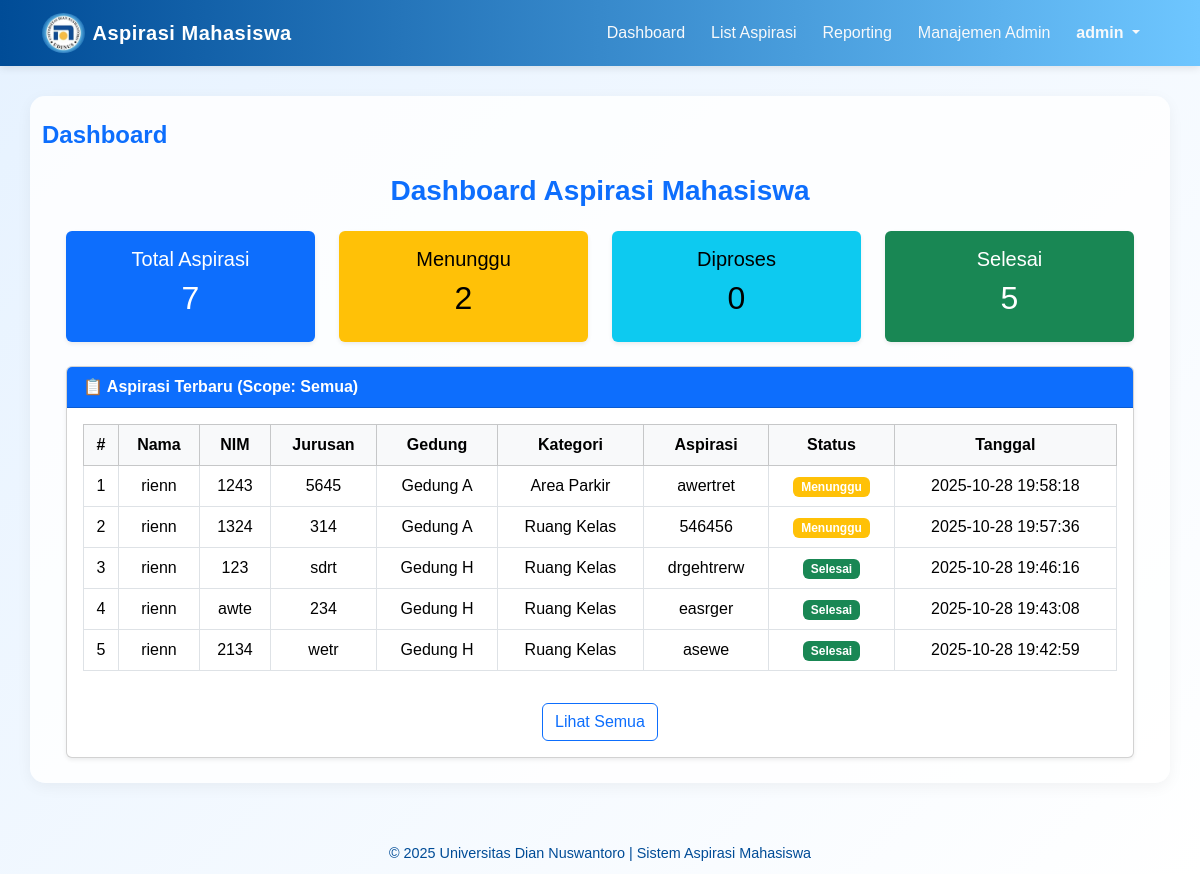
/admin.php (signed in), run on an earlier commit of the app's database.
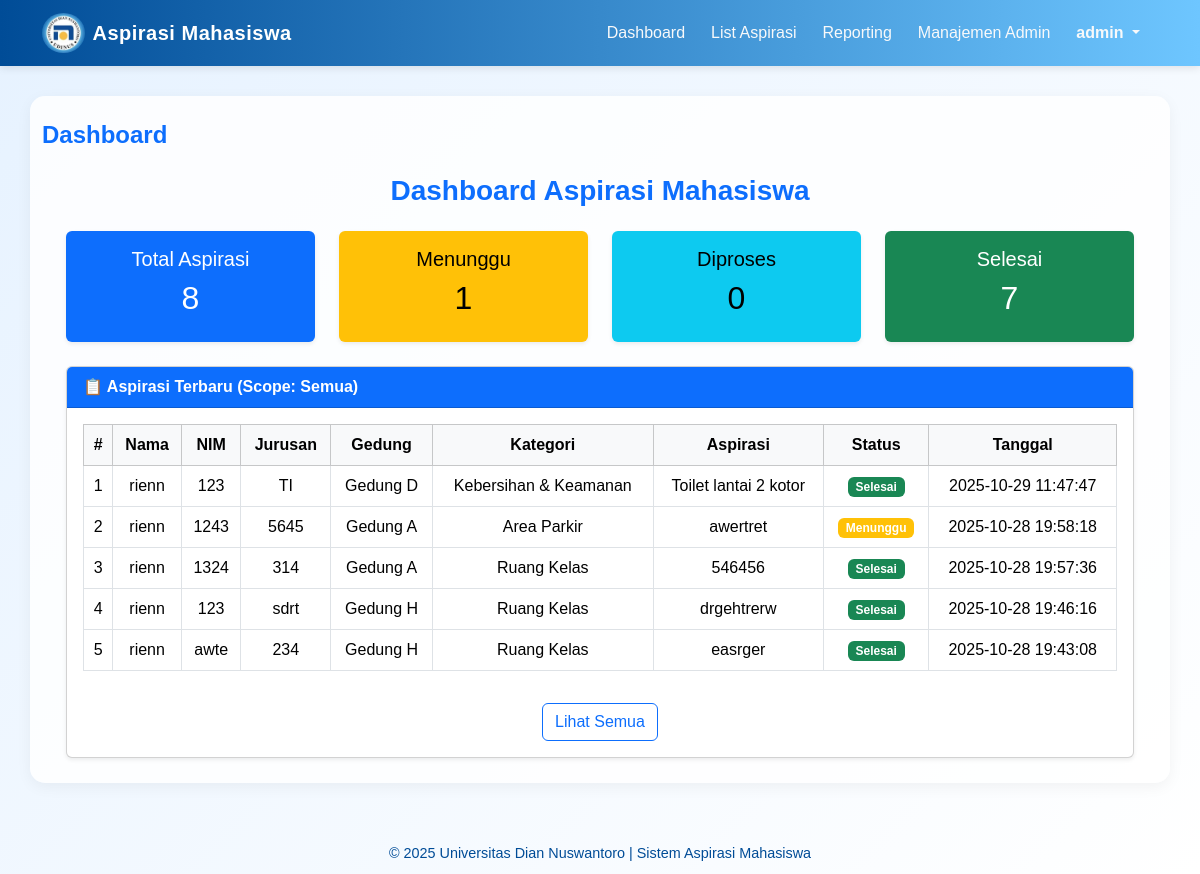
And on a later commit of the database.
### tables this page shows
CREATE TABLE `aspirasi` (
  `id` int(11) NOT NULL,
  `nama` varchar(100) NOT NULL,
  `nim` varchar(15) NOT NULL,
  `jurusan` varchar(50) DEFAULT NULL,
  `kategori_id` int(11) NOT NULL,
  `gedung_id` int(11) NOT NULL,
  `isi_aspirasi` text NOT NULL,
  `status` enum('Menunggu','Diproses','Selesai') DEFAULT 'Menunggu',
  `is_flagged` tinyint(1) NOT NULL DEFAULT 0 COMMENT '0=Normal, 1=Di-flag oleh Monitor',
  `tanggal` timestamp NOT NULL DEFAULT current_timestamp()
);

CREATE TABLE `gedung` (
  `id` int(11) NOT NULL,
  `nama_gedung` varchar(100) NOT NULL
);

CREATE TABLE `kategori` (
  `id` int(11) NOT NULL,
  `nama_kategori` varchar(100) NOT NULL,
  `divisi_lama` varchar(100) DEFAULT NULL COMMENT 'Data divisi dari sistem lama'
);

### dashboard.php (the view, shortened to what this page needs)
<?php
include "koneksi.php";
$role = $_SESSION['role'];
$is_superadmin = $_SESSION['is_superadmin'] ?? 0;
if ($role === 'admin') {
    $where = "0";
    if ($is_superadmin == 1) {
        $where = "1";
    }
    $total = $koneksi->query("SELECT COUNT(*) AS total FROM aspirasi a WHERE $where")->fetch_assoc()['total'] ?? 0;
    $menunggu = $koneksi->query("SELECT COUNT(*) AS total FROM aspirasi a WHERE a.status='Menunggu' AND ($where)")->fetch_assoc()['total'] ?? 0;
    $diproses = $koneksi->query("SELECT COUNT(*) AS total FROM aspirasi a WHERE a.status='Diproses' AND ($where)")->fetch_assoc()['total'] ?? 0;
    $selesai = $koneksi->query("SELECT COUNT(*) AS total FROM aspirasi a WHERE a.status='Selesai' AND ($where)")->fetch_assoc()['total'] ?? 0;
    $sql_aspirasi = "SELECT a.*, k.nama_kategori, g.nama_gedung
                     FROM aspirasi a
                     LEFT JOIN kategori k ON a.kategori_id = k.id
                     LEFT JOIN gedung g ON a.gedung_id = g.id
                     WHERE $where
                     ORDER BY a.tanggal DESC
                     LIMIT 5";
    $aspirasi = $koneksi->query($sql_aspirasi);
    ?>
    <div class="container-fluid px-4">
      <h3 class="mt-3 mb-4 text-center fw-bold text-primary">Dashboard Aspirasi Mahasiswa</h3>
      <div class="row g-4 mb-4">
        <div class="col-md-3">
          <div class="card text-bg-primary shadow-sm border-0">
            <div class="card-body text-center">
              <h5>Total Aspirasi</h5>
              <h2><?= $total ?></h2>
            </div>
          </div>
        </div>
        <div class="col-md-3">
          <div class="card text-bg-warning shadow-sm border-0">
            <div class="card-body text-center">
              <h5>Menunggu</h5>
              <h2><?= $menunggu ?></h2>
            </div>
          </div>
        </div>
        <div class="col-md-3">
          <div class="card text-bg-info shadow-sm border-0">
            <div class="card-body text-center">
              <h5>Diproses</h5>
              <h2><?= $diproses ?></h2>
            </div>
          </div>
        </div>
        <div class="col-md-3">
          <div class="card text-bg-success shadow-sm border-0">
            <div class="card-body text-center">
              <h5>Selesai</h5>
              <h2><?= $selesai ?></h2>
            </div>
          </div>
        </div>
      </div>
      <div class="card shadow-sm">
        <div class="card-header bg-primary text-white fw-semibold">
          📋 Aspirasi Terbaru (Scope: <?= $is_superadmin ? 'Semua' : 'Sesuai Penugasan' ?>)
        </div>
        <div class="card-body">
          <div class="table-responsive">
            <table class="table table-bordered align-middle text-center">
              <thead class="table-light">
                <tr>
                  <th>#</th>
                  <th>Nama</th>
                  <th>NIM</th>
                  <th>Jurusan</th>
                  <th>Gedung</th>
                  <th>Kategori</th>
                  <th>Aspirasi</th>
                  <th>Status</th>
                  <th>Tanggal</th>
                </tr>
              </thead>
              <tbody>
                <?php if ($aspirasi && $aspirasi->num_rows > 0): ?>
                  <?php $i=1; while ($row = $aspirasi->fetch_assoc()): ?>
                    <tr>
                      <td><?= $i++ ?></td>
                      <td><?= htmlspecialchars($row['nama']) ?></td>
                      <td><?= htmlspecialchars($row['nim']) ?></td>
                      <td><?= htmlspecialchars($row['jurusan']) ?></td>
                      <td><?= htmlspecialchars($row['nama_gedung'] ?? 'N/A') ?></td>
                      <td><?= htmlspecialchars($row['nama_kategori'] ?? 'N/A') ?></td>
                      <td style="max-width:300px;white-space:pre-wrap;"><?= nl2br(htmlspecialchars($row['isi_aspirasi'])) ?></td>
                      <td>
                        <?php
                        $badge = 'secondary';
                        if ($row['status'] === 'Menunggu') $badge = 'warning';
                        if ($row['status'] === 'Selesai') $badge = 'success';
                        ?>
                        <span class="badge bg-<?= $badge ?>"><?= htmlspecialchars($row['status']) ?></span>
                      </td>
                      <td><?= htmlspecialchars($row['tanggal']) ?></td>
                    </tr>
                  <?php endwhile; ?>
                <?php else: ?>
                  <tr><td colspan="9" class="text-center text-muted">Belum ada aspirasi yang masuk sesuai scope Anda</td></tr>
                <?php endif; ?>
              </tbody>
            </table>
          </div>
          <div class="text-center mt-3">
            <a href="admin.php?page=article" class="btn btn-outline-primary">Lihat Semua</a>
          </div>
        </div>
      </div>
    </div>
<?php
}
?>

### admin.php (shortened to what this page needs)
<?php
$role = $_SESSION['role'] ?? 'mahasiswa';
$is_superadmin = (isset($_SESSION['is_superadmin']) && $_SESSION['is_superadmin'] == 1);
$page = 'dashboard';
?>
<!DOCTYPE html>
<html lang="id">
<head>
  <link rel="stylesheet" href="https://cdn.jsdelivr.net/npm/bootstrap@5.3.2/dist/css/bootstrap.min.css">
</head>
<body>
<nav class="navbar navbar-expand-lg sticky-top">
  <div class="container">
    <a class="navbar-brand d-flex align-items-center" href="admin.php">
      <img src="logo.jpg" alt="Logo" height="40" class="me-2 rounded-circle">
      Aspirasi Mahasiswa
    </a>
    <div class="collapse navbar-collapse justify-content-end" id="navbarNav">
      <ul class="navbar-nav ms-auto">
        <li class="nav-item"><a class="nav-link" href="admin.php?page=dashboard">Dashboard</a></li>
        <li class="nav-item"><a class="nav-link" href="admin.php?page=article">List Aspirasi</a></li>
        <?php if ($role === 'admin'): ?>
            <li class="nav-item"><a class="nav-link" href="admin.php?page=reporting">Reporting</a></li>
        <?php endif; ?>
        <?php if ($is_superadmin): ?>
            <li class="nav-item">
                <a class="nav-link" href="admin.php?page=manajemen_admin">Manajemen Admin</a>
            </li>
        <?php endif; ?>
        <li class="nav-item dropdown">
          <a class="nav-link dropdown-toggle fw-semibold text-white" href="#" role="button" data-bs-toggle="dropdown">
            <?= htmlspecialchars($_SESSION['username']) ?>
          </a>
        </li>
      </ul>
    </div>
  </div>
</nav>
<section class="container">
  <h4 class="fw-bold text-primary mb-4"><?= ucfirst($page) ?></h4>
  <?php include $page . ".php"; ?>
</section>
<footer>
  © 2025 Universitas Dian Nuswantoro | Sistem Aspirasi Mahasiswa
</footer>
</body>
</html>

### admin.php (style rules this page uses)
:root { --biru-tua: #004c97; --biru-muda: #6ec6ff; }
body { background: linear-gradient(135deg, #e6f2ff, #ffffff); min-height: 100vh; font-family: 'Poppins', sans-serif; }
nav.navbar { background: linear-gradient(90deg, var(--biru-tua), var(--biru-muda)); box-shadow: 0 2px 8px rgba(0,0,0,0.1); }
nav .navbar-brand { font-weight: 600; color: white !important; letter-spacing: 0.5px; }
nav .nav-link { color: #f8f9fa !important; font-weight: 500; margin-right: 10px; }
section { background-color: rgba(255,255,255,0.85); border-radius: 15px; box-shadow: 0 4px 15px rgba(0,0,0,0.05); margin-top: 30px; padding: 25px; }
footer { text-align: center; padding: 10px; margin-top: 50px; color: var(--biru-tua); font-size: 0.9rem; }

What changed in the data, as far as the page shows it:
no longer on this page (row unchanged): aspirasi: nama "rienn", nim "2134", jurusan "wetr", gedung.nama_gedung "Gedung H", kategori.nama_kategori "Ruang Kelas", isi_aspirasi "asewe", status "Selesai", tanggal "2025-10-28 19:42:59"
added aspirasi: nama "rienn", nim "123", jurusan "TI", gedung.nama_gedung "Gedung D", kategori.nama_kategori "Kebersihan & Keamanan", isi_aspirasi "Toilet lantai 2 kotor", status "Selesai", tanggal "2025-10-29 11:47:47"
changed aspirasi (number 3 of 5 on the later page): status "Menunggu" → "Selesai"
Also different on the page:
$total: "7" → "8"
$menunggu: "2" → "1"
$selesai: "5" → "7"
